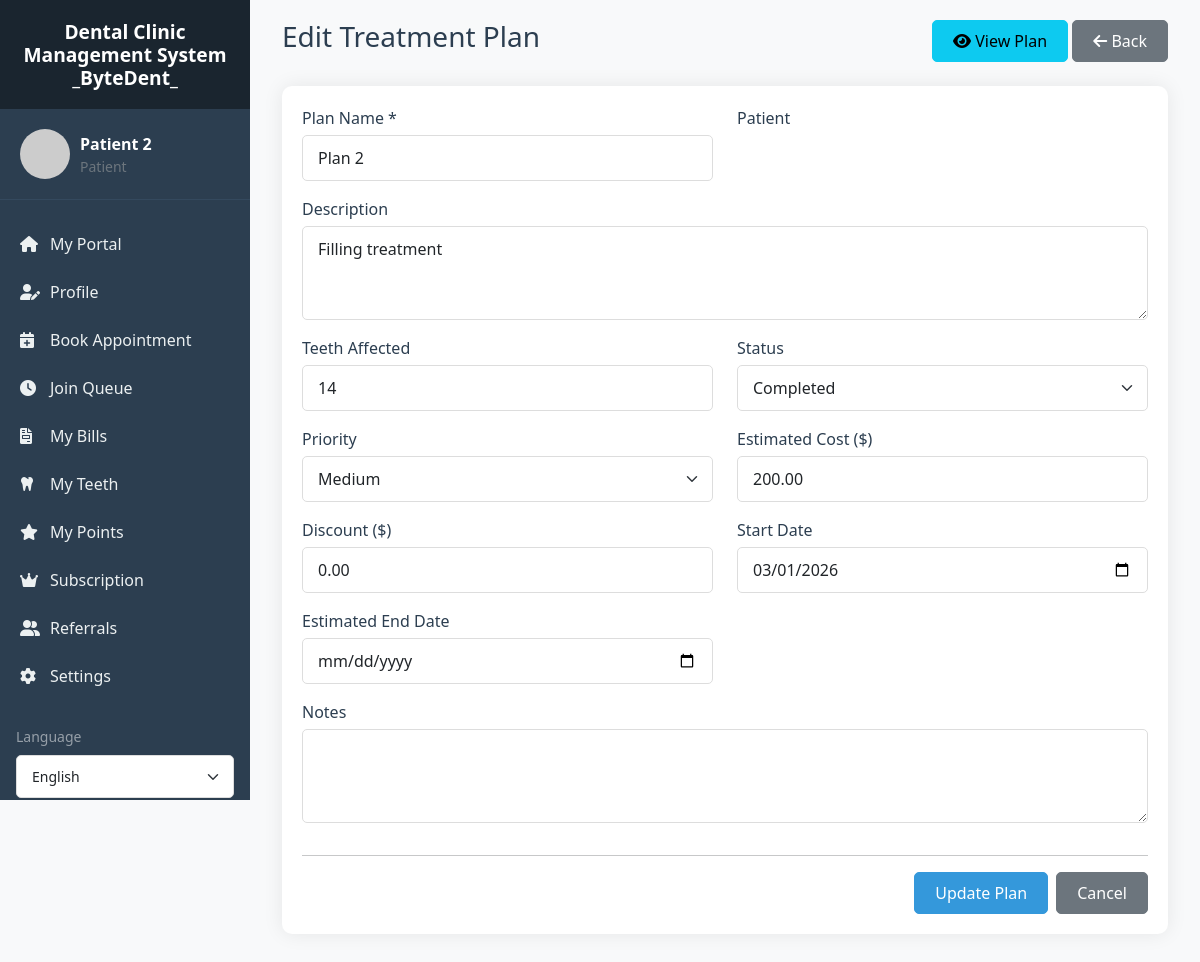
/treatment_plans/edit.php?id=2 (signed in), run on the app's committed database.
### tables this page shows
CREATE TABLE `treatment_plans` (
  `id` int(11) NOT NULL,
  `patient_id` int(11) NOT NULL,
  `plan_name` varchar(100) NOT NULL,
  `description` text DEFAULT NULL,
  `teeth_affected` text DEFAULT NULL,
  `estimated_cost` decimal(10,2) DEFAULT NULL,
  `actual_cost` decimal(10,2) DEFAULT NULL,
  `discount` decimal(10,2) DEFAULT 0.00,
  `status` enum('proposed','approved','in-progress','completed','cancelled') DEFAULT 'proposed',
  `priority` enum('low','medium','high','emergency') DEFAULT 'medium',
  `start_date` date DEFAULT NULL,
  `estimated_end_date` date DEFAULT NULL,
  `actual_end_date` date DEFAULT NULL,
  `notes` text DEFAULT NULL,
  `patient_approved` tinyint(1) DEFAULT 0,
  `approval_date` timestamp NULL DEFAULT NULL,
  `approval_signature` varchar(255) DEFAULT NULL,
  `created_at` timestamp NOT NULL DEFAULT current_timestamp(),
  `updated_at` timestamp NOT NULL DEFAULT current_timestamp() ON UPDATE current_timestamp(),
  `created_by` int(11) DEFAULT NULL
);

### includes/db.php (called while the page is built, shortened)
<?php
class Database {
    private $host = DB_HOST;
    private $user = DB_USER;
    private $pass = DB_PASS;
    private $dbname = DB_NAME;
    private $conn;
    private static $instance = null;
    private function __construct() {
        try {
            $this->conn = new mysqli($this->host, $this->user, $this->pass, $this->dbname);
            $this->conn->set_charset("utf8mb4");
        } catch (Exception $e) {
            die("Database connection error: " . $e->getMessage());
        }
    }
    public static function getInstance() {
        if (self::$instance == null) {
            self::$instance = new Database();
        }
        return self::$instance;
    }
    public function query($sql, $params = [], $types = "") {
        $stmt = $this->conn->prepare($sql);
        if (!empty($params)) {
            if (empty($types)) {
                $types = $this->determineTypes($params);
            }
            $stmt->bind_param($types, ...$params);
        }
        $stmt->execute();
        return $stmt;
    }
    private function determineTypes($params) {
        $types = '';
        foreach ($params as $param) {
            if (is_int($param)) {
                $types .= 'i';
            } elseif (is_float($param)) {
                $types .= 'd';
            } elseif (is_string($param)) {
                $types .= 's';
            } else {
                $types .= 'b';
            }
        }
        return $types;
    }
    public function fetchOne($sql, $params = [], $types = "") {
        $stmt = $this->query($sql, $params, $types);
        $result = $stmt->get_result();
        if ($result && $result->num_rows > 0) {
            return $result->fetch_assoc();
        }
        return null;
    }
}
?>

### treatment_plans/edit.php (the view, shortened to what this page needs)
<?php
require_once '../includes/db.php';
$db = Database::getInstance();
$planId = $_GET['id'] ?? 0;
$plan = $db->fetchOne(
    "SELECT * FROM treatment_plans WHERE id = ?",
    [$planId],
    "i"
);
include '../layouts/header.php';
?>
<div class="container-fluid">
    <div class="d-flex justify-content-between align-items-center mb-4">
        <h1 class="h3">Edit Treatment Plan</h1>
        <div>
            <a href="view.php?id=<?php echo $planId; ?>" class="btn btn-info">
                <i class="fas fa-eye"></i> View Plan
            </a>
            <a href="index.php" class="btn btn-secondary">
                <i class="fas fa-arrow-left"></i> Back
            </a>
        </div>
    </div>
    <div class="card">
        <div class="card-body">
            <form method="POST" action="">
                <div class="row">
                    <div class="col-md-6 mb-3">
                        <label class="form-label">Plan Name *</label>
                        <input type="text" class="form-control" name="plan_name"
                               value="<?php echo htmlspecialchars($plan['plan_name']); ?>" required>
                    </div>
                    <div class="col-md-6 mb-3">
                        <label class="form-label">Patient</label>
                    </div>
                    <div class="col-12 mb-3">
                        <label class="form-label">Description</label>
                        <textarea class="form-control" name="description" rows="3"><?php echo htmlspecialchars($plan['description']); ?></textarea>
                    </div>
                    <div class="col-md-6 mb-3">
                        <label class="form-label">Teeth Affected</label>
                        <input type="text" class="form-control" name="teeth_affected"
                               value="<?php echo htmlspecialchars($plan['teeth_affected']); ?>"
                               placeholder="e.g., 18,19,20">
                    </div>
                    <div class="col-md-6 mb-3">
                        <label class="form-label">Status</label>
                        <select class="form-select" name="status">
                            <option value="completed" <?php echo $plan['status'] == 'completed' ? 'selected' : ''; ?>>Completed</option>
                        </select>
                    </div>
                    <div class="col-md-6 mb-3">
                        <label class="form-label">Priority</label>
                        <select class="form-select" name="priority">
                            <option value="medium" <?php echo $plan['priority'] == 'medium' ? 'selected' : ''; ?>>Medium</option>
                        </select>
                    </div>
                    <div class="col-md-6 mb-3">
                        <label class="form-label">Estimated Cost ($)</label>
                        <input type="number" step="0.01" class="form-control" name="estimated_cost"
                               value="<?php echo $plan['estimated_cost']; ?>">
                    </div>
                    <div class="col-md-6 mb-3">
                        <label class="form-label">Discount ($)</label>
                        <input type="number" step="0.01" class="form-control" name="discount"
                               value="<?php echo $plan['discount']; ?>">
                    </div>
                    <div class="col-md-6 mb-3">
                        <label class="form-label">Start Date</label>
                        <input type="date" class="form-control" name="start_date"
                               value="<?php echo $plan['start_date']; ?>">
                    </div>
                    <div class="col-md-6 mb-3">
                        <label class="form-label">Estimated End Date</label>
                        <input type="date" class="form-control" name="estimated_end_date"
                               value="<?php echo $plan['estimated_end_date']; ?>">
                    </div>
                    <div class="col-12 mb-3">
                        <label class="form-label">Notes</label>
                        <textarea class="form-control" name="notes" rows="3"><?php echo htmlspecialchars($plan['notes']); ?></textarea>
                    </div>
                </div>
                <hr>
                <div class="d-flex justify-content-end gap-2">
                    <button type="submit" class="btn btn-primary">Update Plan</button>
                    <a href="view.php?id=<?php echo $planId; ?>" class="btn btn-secondary">Cancel</a>
                </div>
            </form>
        </div>
    </div>
</div>
<?php include '../layouts/footer.php'; ?>

### assets/css/style.css (style rules this page uses)
:root { --primary-color: #3498db; --secondary-color: #2c3e50; --success-color: #28a745; --danger-color: #dc3545; --warning-color: #ffc107; --info-color: #17a2b8; --light-color: #f8f9fa; --dark-color: #343a40; }
body { font-family: 'Segoe UI', Tahoma, Geneva, Verdana, sans-serif; background-color: #f8f9fa; margin: 0; padding: 0; }
h1, h2, h3, h4, h5, h6 { color: var(--secondary-color); font-weight: 600; }
.card { border: none; border-radius: 10px; box-shadow: 0 0 20px rgba(0,0,0,0.08); margin-bottom: 20px; }
.card-body { padding: 20px; }
.btn { border-radius: 5px; padding: 8px 20px; font-weight: 500; transition: all 0.3s; }
.btn-primary { background-color: var(--primary-color); border-color: var(--primary-color); }
.form-control, .form-select { border-radius: 5px; border: 1px solid #ddd; padding: 10px 15px; transition: all 0.3s; }
.form-label { font-weight: 500; color: var(--secondary-color); margin-bottom: 5px; }

### data on the page
treatment_plans: plan_name "Plan 2", description "Filling treatment", teeth_affected "14", status "Completed", priority "Medium", estimated_cost "200.00", discount "0.00", start_date "03/01/2026"

### other printed values
SITE_NAME "Dental Clinic Management System _ByteDent_"
$_SESSION['full_name'] "Patient 2"
$role "Patient"
__('my_portal', 'My Portal') "My Portal"
__('profile', 'Profile') "Profile"
__('book_appointment', 'Book Appointment') "Book Appointment"
__('join_queue', 'Join Queue') "Join Queue"
__('my_bills', 'My Bills') "My Bills"
__('my_teeth', 'My Teeth') "My Teeth"
__('my_points', 'My Points') "My Points"
__('subscription', 'Subscription') "Subscription"
__('referrals', 'Referrals') "Referrals"
__('settings', 'Settings') "Settings"
__('language', 'Language') "Language"
